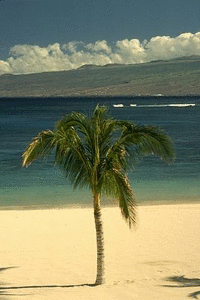
//> input picture cplusplus/imgs/beach.png, 200 x 300 px
$ ./segmentation ../../imgs/beach.png out.png 2 3 100   (built with g++ and OpenCV 4)
//> lines starting //> are read from the running program, lines starting //| are printed output that depends on the picture
### cplusplus/src/segmentation/PointSet.h
//
// Created by zj on 19-11-5.
//

#ifndef CPLUSPLUS_POINTSET_H
#define CPLUSPLUS_POINTSET_H

class PointSetElement {
public:
    int p;
    int size;

    PointSetElement() {}

    PointSetElement(int p_) {
        p = p_;
        size = 1;
    }
};

class PointSet {
public:
    PointSet(int nb_elements_);

    ~PointSet();

    int nb_elements;

    // Return the main point of the point's set
    int getBasePoint(int p);

    // Join two sets of points, based on their main point
    void joinPoints(int p_a, int p_b);

    // Return the set size of a set (based on the main point)
    int size(unsigned int p) { return mapping[p].size; }

private:
    PointSetElement *mapping;
};


#endif //CPLUSPLUS_POINTSET_H

### cplusplus/src/segmentation/GraphSegmentationImpl.h
//
// Created by zj on 19-11-5.
//

#ifndef CPLUSPLUS_GRAPHSEGMENTATIONIMPL_H
#define CPLUSPLUS_GRAPHSEGMENTATIONIMPL_H

#include <iostream>
#include <cstring>
#include <opencv2/opencv.hpp>
#include "PointSet.h"

using namespace cv;

class Edge {
public:
    int from;
    int to;
    float weight;

    bool operator<(const Edge &e) const {
        return weight < e.weight;
    }
};

class GraphSegmentationImpl {
public:
    GraphSegmentationImpl() {
        sigma = 0.5;
        k = 300;
        min_size = 100;
        name_ = "GraphSegmentation";
    }

    ~GraphSegmentationImpl() = default;

     void processImage(InputArray src, OutputArray dst);

     void setSigma(double sigma_) {
        if (sigma_ <= 0) { sigma_ = 0.001; }
        sigma = sigma_;
    }

     double getSigma() { return sigma; }

     void setK(float k_) { k = k_; }

     float getK() { return k; }

     void setMinSize(int min_size_) { min_size = min_size_; }

     int getMinSize() { return min_size; }

     // [14 lines left out: functions write, read, not called in this run]

private:
    double sigma;
    float k;
    int min_size;
    std::string name_;

    // Pre-filter the image
    void filter(const Mat &img, Mat &img_filtered);

    // Build the graph between each pixels
    void buildGraph(Edge **edges, int &nb_edges, const Mat &img_filtered);

    // Segment the graph
    void segmentGraph(Edge *edges, const int &nb_edges, const Mat &img_filtered, PointSet **es);

    // Remove areas too small
    void filterSmallAreas(Edge *edges, const int &nb_edges, PointSet *es);

    // Map the segemented graph to a Mat with uniques, sequentials ids
    void finalMapping(PointSet *es, Mat &output);
};


#endif //CPLUSPLUS_GRAPHSEGMENTATIONIMPL_H

### cplusplus/src/segmentation/PointSet.cpp
//
// Created by zj on 19-11-5.
//

#include "PointSet.h"
#include <algorithm>

PointSet::PointSet(int nb_elements_) {
    nb_elements = nb_elements_;

    mapping = new PointSetElement[nb_elements];

    for (int i = 0; i < nb_elements; i++) {
        mapping[i] = PointSetElement(i);
    }
}

PointSet::~PointSet() {
    delete[] mapping;
}

int PointSet::getBasePoint(int p) {

    int base_p = p;

    while (base_p != mapping[base_p].p) {
        base_p = mapping[base_p].p;
    }

    // Save mapping for faster acces later
    mapping[p].p = base_p;

    return base_p;
}

void PointSet::joinPoints(int p_a, int p_b) {

    // Always target smaller set, to avoid redirection in getBasePoint
    if (mapping[p_a].size < mapping[p_b].size)
        std::swap(p_a, p_b);

    mapping[p_b].p = p_a;
    mapping[p_a].size += mapping[p_b].size;

    nb_elements--;
}

### cplusplus/src/segmentation/GraphSegmentationImpl.cpp
//
// Created by zj on 19-11-5.
//

#include "GraphSegmentationImpl.h"

void GraphSegmentationImpl::filter(const Mat &img, Mat &img_filtered) {
    Mat img_converted;

    // Switch to float
    img.convertTo(img_converted, CV_32F);

    // Apply gaussian filter
    GaussianBlur(img_converted, img_filtered, Size(0, 0), sigma, sigma);
}

// [12 lines of commented-out code are left out]

void GraphSegmentationImpl::buildGraph(Edge **edges, int &nb_edges, const Mat &img_filtered) {

    *edges = new Edge[img_filtered.rows * img_filtered.cols * 4];

    nb_edges = 0;

    int nb_channels = img_filtered.channels();

    for (int i = 0; i < (int) img_filtered.rows; i++) {
        auto *p = img_filtered.ptr<float>(i);
        for (int j = 0; j < (int) img_filtered.cols; j++) {
// [38 lines of commented-out code are left out]
            for (int delta = -1; delta <= 1; delta += 2) {
                for (int delta_j = 0, delta_i = 1; delta_j <= 1; delta_j++ || delta_i--) {

                    int i2 = i + delta * delta_i;
                    int j2 = j + delta * delta_j;

                    if (i2 >= 0 && i2 < img_filtered.rows && j2 >= 0 && j2 < img_filtered.cols) {
                        const float *p2 = img_filtered.ptr<float>(i2);

                        float tmp_total = 0;

                        for (int channel = 0; channel < nb_channels; channel++) {
                            tmp_total += pow(p[j * nb_channels + channel] - p2[j2 * nb_channels + channel], 2);
                        }

                        float diff = 0;
                        diff = sqrt(tmp_total);

                        (*edges)[nb_edges].weight = diff;
                        (*edges)[nb_edges].from = i * img_filtered.cols + j;
                        (*edges)[nb_edges].to = i2 * img_filtered.cols + j2;

                        nb_edges++;
                    }
                }
            }
        }
    }
}

void GraphSegmentationImpl::segmentGraph(Edge *edges, const int &nb_edges, const Mat &img_filtered, PointSet **es) {

    int total_points = (int) (img_filtered.rows * img_filtered.cols);

    // Sort edges
    std::sort(edges, edges + nb_edges);

    // Create a set with all point (by default mapped to themselfs)
    *es = new PointSet(img_filtered.cols * img_filtered.rows);

    // Thresholds
    float *thresholds = new float[total_points];

    for (int i = 0; i < total_points; i++)
        thresholds[i] = k;

    for (int i = 0; i < nb_edges; i++) {

        int p_a = (*es)->getBasePoint(edges[i].from);
        int p_b = (*es)->getBasePoint(edges[i].to);

        if (p_a != p_b) {
            if (edges[i].weight <= thresholds[p_a] && edges[i].weight <= thresholds[p_b]) {
                (*es)->joinPoints(p_a, p_b);
                p_a = (*es)->getBasePoint(p_a);
                thresholds[p_a] = edges[i].weight + k / (*es)->size(p_a);

                edges[i].weight = 0;
            }
        }
    }

    delete[] thresholds;
}

void GraphSegmentationImpl::filterSmallAreas(Edge *edges, const int &nb_edges, PointSet *es) {

    for (int i = 0; i < nb_edges; i++) {

        if (edges[i].weight > 0) {

            int p_a = es->getBasePoint(edges[i].from);
            int p_b = es->getBasePoint(edges[i].to);

            if (p_a != p_b && (es->size(p_a) < min_size || es->size(p_b) < min_size)) {
                es->joinPoints(p_a, p_b);

            }
        }
    }

}

void GraphSegmentationImpl::finalMapping(PointSet *es, Mat &output) {

    int maximum_size = (int) (output.rows * output.cols);

    int last_id = 0;
    int *mapped_id = new int[maximum_size];

    for (int i = 0; i < maximum_size; i++)
        mapped_id[i] = -1;

    int rows = output.rows;
    int cols = output.cols;

    if (output.isContinuous()) {
        cols *= rows;
        rows = 1;
    }

    for (int i = 0; i < rows; i++) {

        int *p = output.ptr<int>(i);

        for (int j = 0; j < cols; j++) {

            int point = es->getBasePoint(i * cols + j);

            if (mapped_id[point] == -1) {
                mapped_id[point] = last_id;
                last_id++;
            }

            p[j] = mapped_id[point];
        }
    }

    delete[] mapped_id;
}

void GraphSegmentationImpl::processImage(InputArray src, OutputArray dst) {

    Mat img = src.getMat();

    dst.create(img.rows, img.cols, CV_32SC1);
    Mat output = dst.getMat();
    output.setTo(0);

    // Filter graph
    Mat img_filtered;
    filter(img, img_filtered);

    // Build graph
    Edge *edges;
    int nb_edges;

    buildGraph(&edges, nb_edges, img_filtered);

    // Segment graph
    PointSet *es;

    segmentGraph(edges, nb_edges, img_filtered, &es);

    // Remove small areas
    filterSmallAreas(edges, nb_edges, es);

    // Map to final output
    finalMapping(es, output);

    delete[] edges;
    delete es;
}

### cplusplus/samples/graphsegmentation/segmentation.cpp
//
// Created by zj on 19-11-5.
//

#include <iostream>
#include <opencv2/opencv.hpp>
#include "../../src/segmentation/GraphSegmentationImpl.h"

using namespace std;
using namespace cv;

Scalar hsv_to_rgb(Scalar);

Scalar color_mapping(int);

static void help() {
    std::cout << std::endl <<
              "A program demonstrating the use and capabilities of a particular graph based image" << std::endl <<
              "segmentation algorithm described in P. Felzenszwalb, D. Huttenlocher," << std::endl <<
              "             \"Efficient Graph-Based Image Segmentation\"" << std::endl <<
              "International Journal of Computer Vision, Vol. 59, No. 2, September 2004" << std::endl << std::endl <<
              "Usage:" << std::endl <<
              "./graphsegmentation_demo input_image output_image [simga=0.5] [k=300] [min_size=100]" << std::endl;
}

Scalar hsv_to_rgb(Scalar c) {
    Mat in(1, 1, CV_32FC3);
    Mat out(1, 1, CV_32FC3);

    float *p = in.ptr<float>(0);
    p[0] = (float) c[0] * 360.0f;
    p[1] = (float) c[1];
    p[2] = (float) c[2];

    cvtColor(in, out, COLOR_HSV2RGB);

    Scalar t;
    Vec3f p2 = out.at<Vec3f>(0, 0);
    t[0] = (int) (p2[0] * 255);
    t[1] = (int) (p2[1] * 255);
    t[2] = (int) (p2[2] * 255);

    return t;
}

Scalar color_mapping(int segment_id) {
    double base = (double) (segment_id) * 0.618033988749895 + 0.24443434;

    return hsv_to_rgb(Scalar(fmod(base, 1.2), 0.95, 0.80));
}

shared_ptr<GraphSegmentationImpl> createGraphSegmentation(double sigma = 0.5, float k = 300, int min_size = 100) {

    shared_ptr<GraphSegmentationImpl> graphseg = make_shared<GraphSegmentationImpl>();

    graphseg->setSigma(sigma);
    graphseg->setK(k);
    graphseg->setMinSize(min_size);

    return graphseg;
}

int main(int argc, char **argv) {
    if (argc < 2 || argc > 6) {
        help();
        return -1;
    }

    shared_ptr<GraphSegmentationImpl> gs = createGraphSegmentation();
    if (argc > 3)
        gs->setSigma(atof(argv[3]));
    if (argc > 4)
        gs->setK((float) atoi(argv[4]));
    if (argc > 5)
        gs->setMinSize(atoi(argv[5]));
    if (!gs) {
        std::cerr << "Failed to create GraphSegmentation Algorithm." << std::endl;
        return -2;
    }

    Mat input, output, output_image;
    input = imread(argv[1]);
//> input is the input picture: 300 rows x 200 cols, CV_8UC3; mean B, G, R 105, 133.3, 129.5
    if (!input.data) {
        std::cerr << "Failed to load input image" << std::endl;
        return -3;
    }
    gs->processImage(input, output);
//> in filter, `GaussianBlur(img_converted, img_filtered, Size(0, 0), sigma, sigma);`:
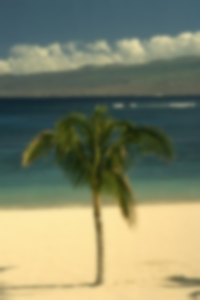
//> img_filtered: 300 rows x 200 cols, CV_32FC3; mean B, G, R 105, 133.3, 129.5
//> the loop in buildGraph, `for (int i = 0; i < (int) img_filtered.rows; i++)` made 300 passes
//> nb_edges on passes 1 to 3: 598, 1396, 2194
//> after the loop in buildGraph, `for (int i = 0; i < (int) img_filtered.rows; i++)`: nb_edges = 239000
//> the loop in segmentGraph, `for (int i = 0; i < nb_edges; i++)` made 239000 passes
//> (p_b, p_a in joinPoints, p_b in joinPoints, p_a) on pass 101: (64, 64, 464, 64)
//> (p_a, p_b) on passes 1 to 6: (266, 66), (266, 266), (65, 265), (65, 65), (113, 313), (113, 113)
//> the loop in filterSmallAreas, `for (int i = 0; i < nb_edges; i++)` made 239000 passes
//> (p_a, p_b) on passes 2, 4, 6, 8, 10, 12, 14, 16, 18, 20, 22, 24: (266, 266), (266, 266), (2706, 2706), (78, 78), (59089, 59089), (2706, 2706), (78, 78), (266, 266), (47672, 47672), (44364, 44364), (266, 266), (266, 266)
//> after the loop in finalMapping, `for (int i = 0; i < rows; i++)`:
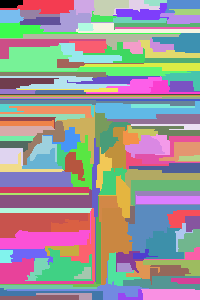
//> output: 300 rows x 200 cols, CV_32SC1; 141 distinct labels, from 0 to 140; one colour per label, 0 black

    double min, max;
    minMaxLoc(output, &min, &max);

    int nb_segs = (int) max + 1;
    std::cout << nb_segs << " segments" << std::endl;
//| 141 segments
    output_image = Mat::zeros(output.rows, output.cols, CV_8UC3);

    uint *p;
    uchar *p2;
    for (int i = 0; i < output.rows; i++) {
        p = output.ptr<uint>(i);
        p2 = output_image.ptr<uchar>(i);

        for (int j = 0; j < output.cols; j++) {
            Scalar color = color_mapping(p[j]);
            p2[j * 3] = (uchar) color[0];
            p2[j * 3 + 1] = (uchar) color[1];
            p2[j * 3 + 2] = (uchar) color[2];
        }
    }
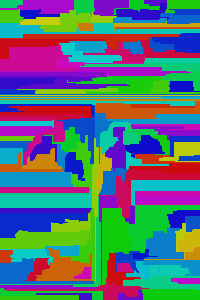
//> output_image: 300 rows x 200 cols, CV_8UC3; mean B, G, R 119.8, 110.7, 88.3
    imwrite(argv[2], output_image);
    std::cout << "Image written to " << argv[2] << std::endl;
//| Image written to out.png

    return 0;
}
